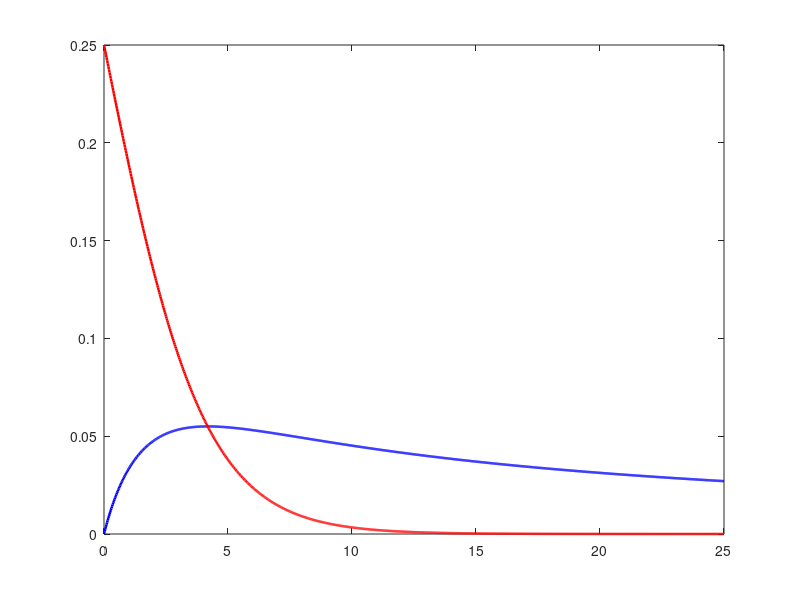

Recreate this plot in MATLAB. (Note: this script raises an error after producing the figure.)
% prob 1
clear; close all; clc;
rng(1);
if ~exist('images','dir'), mkdir('images'); end

% parameters
rho = 0.5; pH = 0.5; tau = 5;

% long-run intake rate R(T) and belief-weighted rate lambda~(T)
Rfun = @(T) pH*(1-exp(-rho*T)) ./ (pH*(1-exp(-rho*T))/rho + (1-pH)*T + tau);
lam = @(T) rho*pH*exp(-rho*T) ./ (pH*exp(-rho*T) + 1 - pH);

% rate if the patch type were known on arrival
Rknown = pH / (pH/rho + tau);

% analytic values and optimal wait
fprintf('R(2) = %.5f, R(5) = %.5f, Rknown = %.5f\n', Rfun(2), Rfun(5), Rknown);

Tstar = fzero(@(T) Rfun(T) - lam(T), [0.1 20]);   % R(T) = lambda~(T)
Rstar = Rfun(Tstar);
fprintf('T* = %.4f, R* = %.5f, lambda~(T*) = %.5f\n', ...
        Tstar, Rstar, lam(Tstar));
fprintf('R*/Rknown = %.4f\n', Rstar/Rknown);

% simulate N patch visits at T = 2, T*, 10
N = 4e5;
Tlist = [2, Tstar, 10];
Rsim = zeros(1,3);
for k = 1:3
    T = Tlist(k);
    high = rand(N,1) < pH; % patch type
    X = -log(rand(N,1)) / rho; % time to find chunk (high patches only)
    found = high & (X < T); % chunk found before giving up
    stay = T*ones(N,1); % time spent in patch
    stay(found) = X(found); % leave at once after eating
    Rsim(k) = sum(found) / (sum(stay) + N*tau);
    fprintf('T = %7.4f: simulated R = %.5f, R(T) = %.5f\n', T, Rsim(k), Rfun(T));
end

% R(T), Rknown, and lambda~(T), marking T* and R*
Tgrid = linspace(0, 25, 1000);
figure('Position',[100 100 700 450]); hold on; box on;
plot(Tgrid, Rfun(Tgrid), 'b-', 'LineWidth', 1.8);
plot(Tgrid, lam(Tgrid), 'r-', 'LineWidth', 1.8);
yline(Rknown, 'k--', 'LineWidth', 1.5);
plot(Tstar, Rstar, 'ko', 'MarkerFaceColor', 'g', 'MarkerSize', 8);
xline(Tstar, ':', 'Color', 'black');
yline(Rstar, ':', 'Color', 'black');
plot(Tlist, Rsim, 'pentagram', 'MarkerSize', 9, 'MarkerFaceColor', 'black');
xlabel('wait time T');
ylabel('rate');
legend({'R(T)', '\tilde\lambda(T)', 'R_{\rm known}', ...
        '(T^*,R^*)', '', '', 'simulated'}, 'Location', 'northeast');
title(sprintf('T^*=%.3f, R^*=%.4f', Tstar, Rstar));
ylim([0 0.26]);
